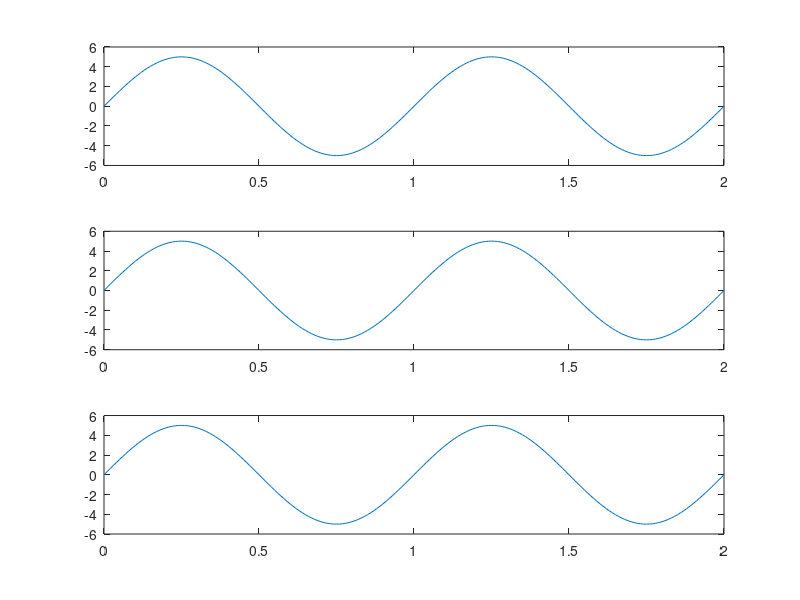

The MATLAB script that drew this image:
clear
clc

T=100;
t=0:1/T:2;
f1=1;
a2=input('nilai pengali yangd digunakan (>0):  ');
y1=a2*sin(2*pi*t);
subplot(3,1,1)
plot(t,y1)

a=input('nilai pengali yangd digunakan (>0):  ');
y2=a*sin(2*pi*t);
subplot(3,1,2)
plot(t,y2)

a1=input('nilai pengali yangd digunakan (>0):  ');
y3=a1*sin(2*pi*t);
subplot(3,1,3)
plot(t,y3)